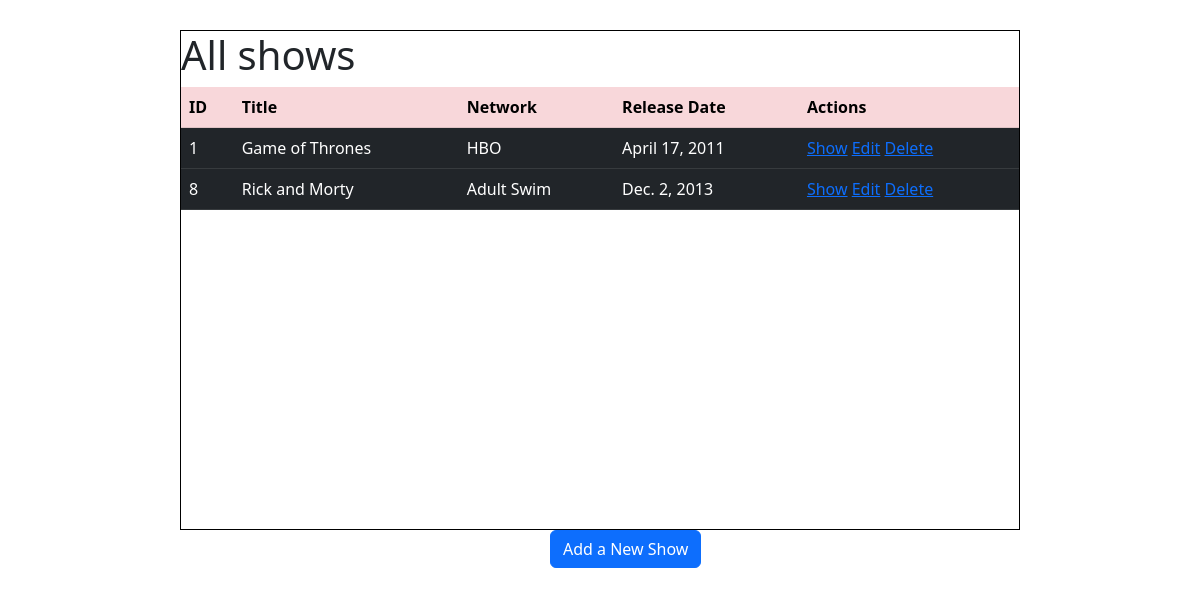
The app's page /shows/, older data.
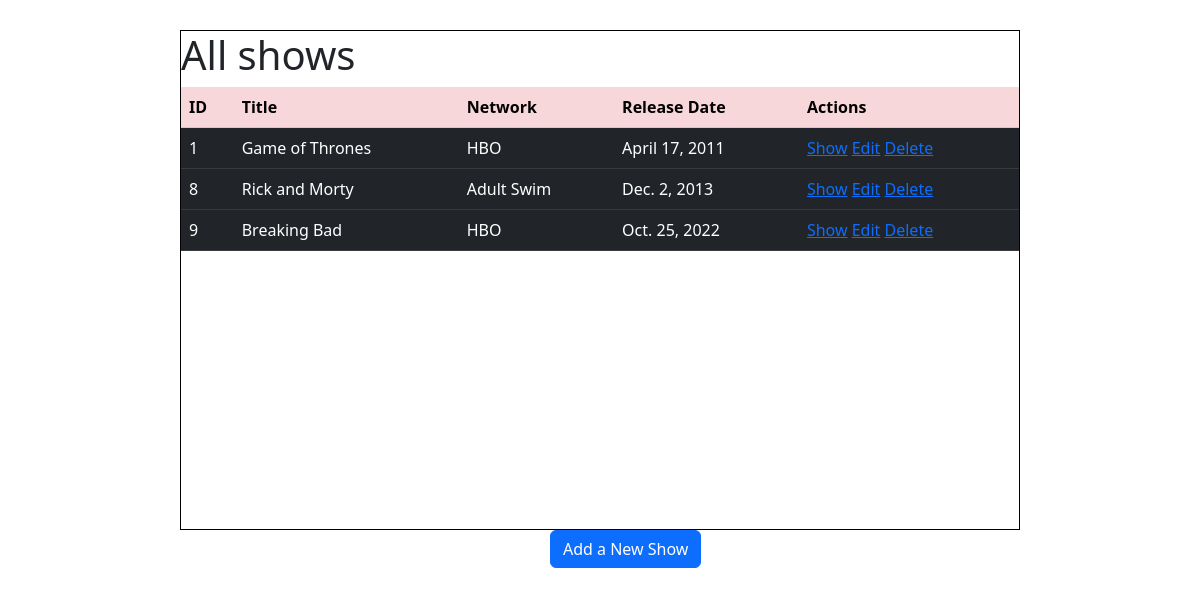
The same page, newer data.
### FirstApp/models.py (models this page shows)
class Show(models.Model):
    title=models.CharField(max_length=255)
    network=models.CharField(max_length=255)
    descreption=models.TextField(default='To be added')
    release_date=models.DateField(null=True)
    created_at=models.DateTimeField(auto_now_add = True)
    updated_at=models.DateTimeField(auto_now = True)
    objects= ShowManager()

### FirstApp/views.py (the view)
# urls.py: path('shows/',views.root),
def root(request):
    context={'my_shows': Show.objects.all()}
    return render(request,'index.html',context)

### FirstApp/templates/index.html (shortened to what this page needs)
<!DOCTYPE html>
<html lang="en">
<head>
    {% load static %}
    <link href="https://cdn.jsdelivr.net/npm/bootstrap@5.2.1/dist/css/bootstrap.min.css" rel="stylesheet"
>
    <link rel="stylesheet" href="{% static 'css/style.css' %}">
</head>
<body>
    <div id="main-container">
        <h1>All shows</h1>
        <table class="table table-hover" >
            <tr class="table-danger">
                <th>ID</th>
                <th>Title</th>
                <th>Network</th>
                <th>Release Date</th>
                <th>Actions</th>
            </tr>
            {% for show in my_shows %}
            <tr class="table-dark">
                <td >{{show.id}}</td>
                <td>{{show.title}}</td>
                <td>{{show.network}}</td>
                <td>{{show.release_date}}</td>
                <td><a href="/shows/{{show.id}}/">Show</a> <a href="/shows/{{show.id}}/edit/">Edit</a> <a href="/shows/{{show.id}}/destroy/">Delete</a></td>
            </tr>
            {% endfor %}
        </table>
    </div>
    <a class="btn btn-primary" id="create" href="/shows/new">Add a New Show</a>
</body>
</html>

### FirstApp/static/css/style.css (style rules this page uses)
* { margin: 0px; padding: 0px; }
#main-container { width: 70%; height: 500px; border: black solid 1px; display: flex; flex-direction: column; margin: 0 auto; margin-top: 30px; }
#create { margin-left: 550px; }

Row changes from the older to the newer data that the page shows:
added Show: id "9", title "Breaking Bad", network "HBO", release_date "Oct. 25, 2022"
